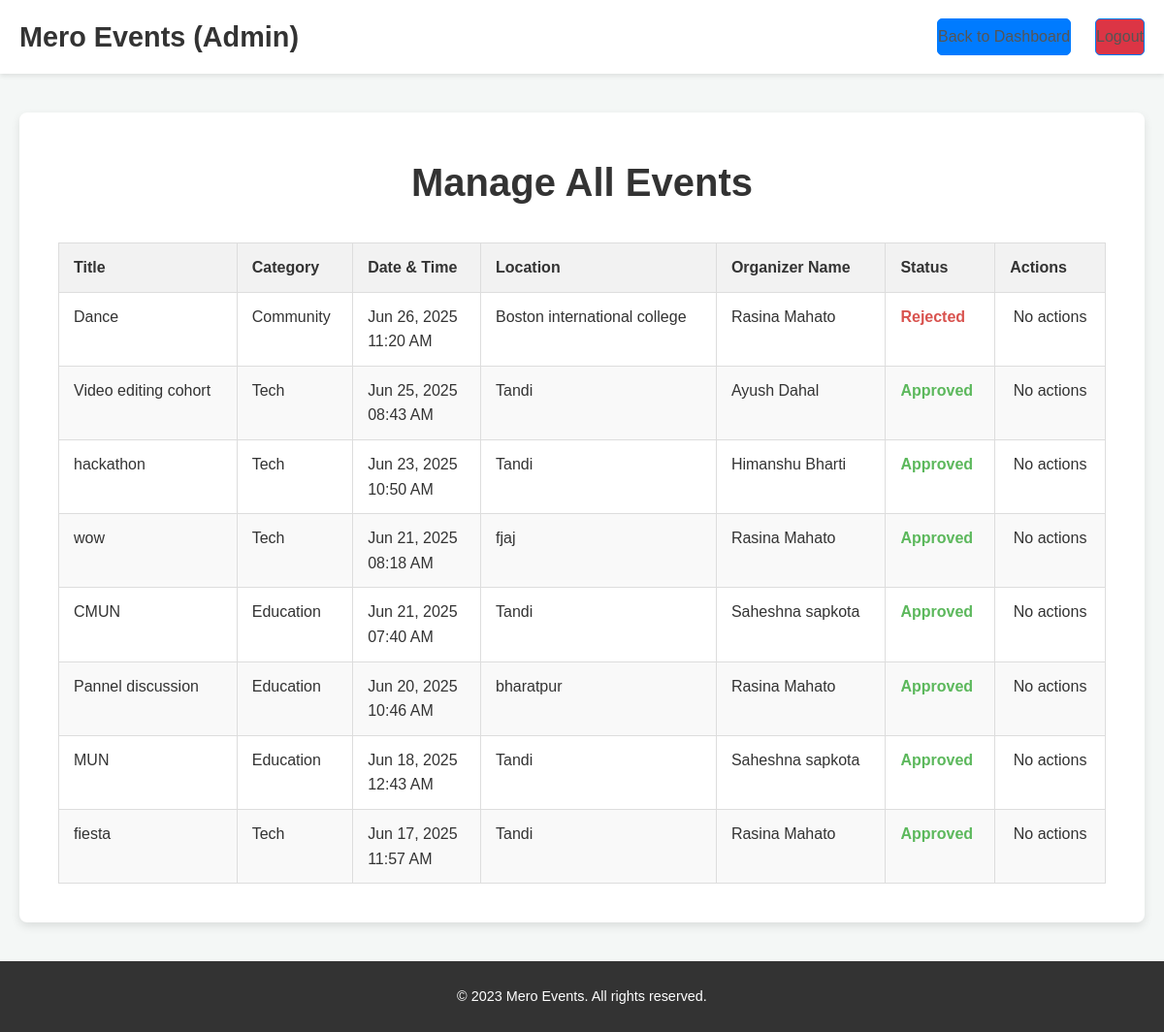
/admin-dashboard/manage-events.php (signed in), run on the app's committed database.
### tables this page shows
CREATE TABLE `events` (
  `id` int(11) NOT NULL,
  `title` varchar(200) DEFAULT NULL,
  `description` text DEFAULT NULL,
  `event_date` date DEFAULT NULL,
  `event_time` time DEFAULT NULL,
  `location` varchar(255) DEFAULT NULL,
  `category` varchar(100) DEFAULT NULL,
  `organizer_id` int(11) DEFAULT NULL,
  `status` enum('pending','approved','rejected') DEFAULT 'pending',
  `total_tickets` int(11) DEFAULT 0,
  `tickets_booked` int(11) DEFAULT 0
);

CREATE TABLE `organizers` (
  `id` int(11) NOT NULL,
  `name` varchar(100) DEFAULT NULL,
  `email` varchar(100) DEFAULT NULL,
  `password` varchar(255) DEFAULT NULL,
  `id_proof` varchar(255) DEFAULT NULL,
  `created_at` timestamp NOT NULL DEFAULT current_timestamp(),
  `is_approved` tinyint(1) DEFAULT 0
);

### admin-dashboard/manage-events.php (the view, shortened to what this page needs)
<?php
require_once '../includes/config.php';
$events = [];
$sql = "SELECT
            e.id,
            e.title,
            e.description,
            e.event_date,
            e.event_time,
            e.location,
            e.category,
            e.status,
            o.name AS organizer_name
        FROM
            events e
        JOIN
            organizers o ON e.organizer_id = o.id
        ORDER BY
        e.event_date DESC, e.event_time DESC";
if ($result = $conn->query($sql)) {
    if ($result->num_rows > 0) {
        while ($row = $result->fetch_assoc()) {
            $events[] = $row;
        }
    } else {
        $message = "<div class='info-msg'>No events found in the database.</div>";
    }
} else {
    $message = "<div class='error-msg'>Error retrieving events from database: " . $conn->error . "</div>";
}
?>
<!DOCTYPE html>
<html lang="en">
<head>
    <link rel="stylesheet" href="../assets/css/style.css">
</head>
<body>
    <header class="main-header">
        <div class="container">
            <nav class="main-nav">
                <a href="../index.php" class="site-logo">Mero Events (Admin)</a>
                <ul class="nav-links">
                    <li><a href="dashboard.php" class="btn btn-primary">Back to Dashboard</a></li>
                    <li><a href="../admin-logout.php" class="btn btn-primary" style="background-color: #dc3545;">Logout</a></li>
                </ul>
            </nav>
        </div>
    </header>
    <main>
        <div class="admin-events-container">
            <h2>Manage All Events</h2>
            <?php if (!empty($events)): ?>
                <table class="events-admin-table">
                    <thead>
                        <tr>
                            <th>Title</th>
                            <th>Category</th>
                            <th>Date & Time</th>
                            <th>Location</th>
                            <th>Organizer Name</th>
                            <th>Status</th>
                            <th>Actions</th>
                        </tr>
                    </thead>
                    <tbody>
                        <?php foreach ($events as $event): ?>
                            <tr>
                                <td><?php echo htmlspecialchars($event['title']); ?></td>
                                <td><?php echo htmlspecialchars($event['category']); ?></td>
                                <td>
                                    <?php echo htmlspecialchars(date('M d, Y', strtotime($event['event_date']))); ?><br>
                                    <?php echo htmlspecialchars(date('h:i A', strtotime($event['event_time']))); ?>
                                </td>
                                <td><?php echo htmlspecialchars($event['location']); ?></td>
                                <td><?php echo htmlspecialchars($event['organizer_name']); ?></td>
                                <td>
                                    <?php
                                        $status_class = '';
                                        switch ($event['status']) {
                                            case 'approved': $status_class = 'status-approved'; break;
                                            case 'rejected': $status_class = 'status-rejected'; break;
                                        }
                                    ?>
                                    <span class="<?php echo $status_class; ?>">
                                        <?php echo htmlspecialchars(ucfirst($event['status'])); ?>
                                    </span>
                                </td>
                                <td class="actions">
                                    <?php if ($event['status'] == 'pending'): ?>
                                        <form action="<?php echo htmlspecialchars($_SERVER['PHP_SELF']); ?>" method="post" style="display:inline-block;">
                                            <input type="hidden" name="approve_event_id" value="<?php echo $event['id']; ?>">
                                            <button type="submit" class="btn-approve">Approve</button>
                                        </form>
                                        <form action="<?php echo htmlspecialchars($_SERVER['PHP_SELF']); ?>" method="post" style="display:inline-block;">
                                            <input type="hidden" name="reject_event_id" value="<?php echo $event['id']; ?>">
                                            <button type="submit" class="btn-reject">Reject</button>
                                        </form>
                                    <?php else: ?>
                                        No actions
                                    <?php endif; ?>
                                </td>
                            </tr>
                        <?php endforeach; ?>
                    </tbody>
                </table>
            <?php endif; ?>
        </div>
    </main>
    <footer class="main-footer">
        <div class="container">
            <p>© 2023 Mero Events. All rights reserved.</p>
        </div>
    </footer>
</body>
</html>

### assets/css/style.css (style rules this page uses)
* { box-sizing: border-box; margin: 0; padding: 0; }
body { font-family: Arial, sans-serif; line-height: 1.6; color: #333; background-color: #f4f7f6; }
.container { max-width: 1200px; margin: 0 auto; padding: 0 20px; }
a { text-decoration: none; color: #007bff; }
.btn { display: inline-block; padding: 10px 20px; border-radius: 5px; font-weight: bold; text-align: center; transition: background-color 0.3s ease; }
.btn-primary { background-color: #007bff; color: #fff; border: 1px solid #007bff; }
.main-header { background-color: #fff; box-shadow: 0 2px 5px rgba(0,0,0,0.1); padding: 15px 0; }
.main-nav { display: flex; justify-content: space-between; align-items: center; }
.site-logo { font-size: 1.8em; font-weight: bold; color: #333; margin-right: 20px; }
.nav-links { list-style: none; display: flex; align-items: center; }
.nav-links li { margin-left: 25px; }
.nav-links a { color: #555; font-weight: 500; padding: 5px 0; transition: color 0.3s ease; }
.main-footer { background-color: #333; color: #fff; text-align: center; padding: 25px 0; font-size: 0.9em; margin-top: 40px; }
.main-footer p { margin: 0; }

### admin-dashboard/manage-events.php (style rules this page uses)
body { font-family: Arial, sans-serif; background-color: #f4f7f6; margin: 0; display: flex; flex-direction: column; min-height: 100vh; }
main { flex-grow: 1; padding: 40px 20px; display: flex; justify-content: center; align-items: flex-start; }
.admin-events-container { background-color: #fff; padding: 40px; border-radius: 8px; box-shadow: 0 4px 10px rgba(0, 0, 0, 0.1); width: 100%; max-width: 1200px; margin: auto; }
.admin-events-container h2 { text-align: center; color: #333; margin-bottom: 30px; font-size: 2.5em; }
.events-admin-table { width: 100%; border-collapse: collapse; margin-top: 30px; }
.events-admin-table th, .events-admin-table td { border: 1px solid #ddd; padding: 12px 15px; text-align: left; vertical-align: top; }
.events-admin-table th { background-color: #f2f2f2; color: #333; font-weight: bold; white-space: nowrap; }
.events-admin-table tr:nth-child(even) { background-color: #f9f9f9; }
.events-admin-table .actions { white-space: nowrap; text-align: center; }
.status-approved { color: #5cb85c; font-weight: bold; }
.status-rejected { color: #d9534f; font-weight: bold; }
.main-header { background-color: #fff; box-shadow: 0 2px 5px rgba(0,0,0,0.1); padding: 15px 0; }
.main-nav { display: flex; justify-content: space-between; align-items: center; }
.site-logo { font-size: 1.8em; font-weight: bold; color: #333; margin-right: 20px; text-decoration: none; }
.nav-links { list-style: none; display: flex; align-items: center; margin: 0; padding: 0; }
.nav-links li { margin-left: 25px; }
.nav-links a { color: #555; font-weight: 500; padding: 5px 0; transition: color 0.3s ease; text-decoration: none; }
.btn { display: inline-block; padding: 10px 20px; border-radius: 5px; font-weight: bold; text-align: center; transition: background-color 0.3s ease; text-decoration: none; }
.btn-primary { background-color: #007bff; color: #fff; border: 1px solid #007bff; }
.main-footer { background-color: #333; color: #fff; text-align: center; padding: 25px 0; font-size: 0.9em; margin-top: auto; width: 100%; }
.container { max-width: 1200px; margin: 0 auto; padding: 0 20px; }

### data on the page
events: title "Dance", category "Community", event_date "Jun 26, 2025", event_time "11:20 AM", location "Boston international college", organizer.name "Rasina Mahato", status "Rejected", shows "No actions"
events: title "Video editing cohort", category "Tech", event_date "Jun 25, 2025", event_time "08:43 AM", location "Tandi", organizer.name "Ayush Dahal", status "Approved", shows "No actions"
events: title "hackathon", category "Tech", event_date "Jun 23, 2025", event_time "10:50 AM", location "Tandi", organizer.name "Himanshu Bharti", status "Approved", shows "No actions"
events: title "wow", category "Tech", event_date "Jun 21, 2025", event_time "08:18 AM", location "fjaj", organizer.name "Rasina Mahato", status "Approved", shows "No actions"
events: title "CMUN", category "Education", event_date "Jun 21, 2025", event_time "07:40 AM", location "Tandi", organizer.name "Saheshna sapkota", status "Approved", shows "No actions"
events: title "Pannel discussion", category "Education", event_date "Jun 20, 2025", event_time "10:46 AM", location "bharatpur", organizer.name "Rasina Mahato", status "Approved", shows "No actions"
events: title "MUN", category "Education", event_date "Jun 18, 2025", event_time "12:43 AM", location "Tandi", organizer.name "Saheshna sapkota", status "Approved", shows "No actions"
events: title "fiesta", category "Tech", event_date "Jun 17, 2025", event_time "11:57 AM", location "Tandi", organizer.name "Rasina Mahato", status "Approved", shows "No actions"
